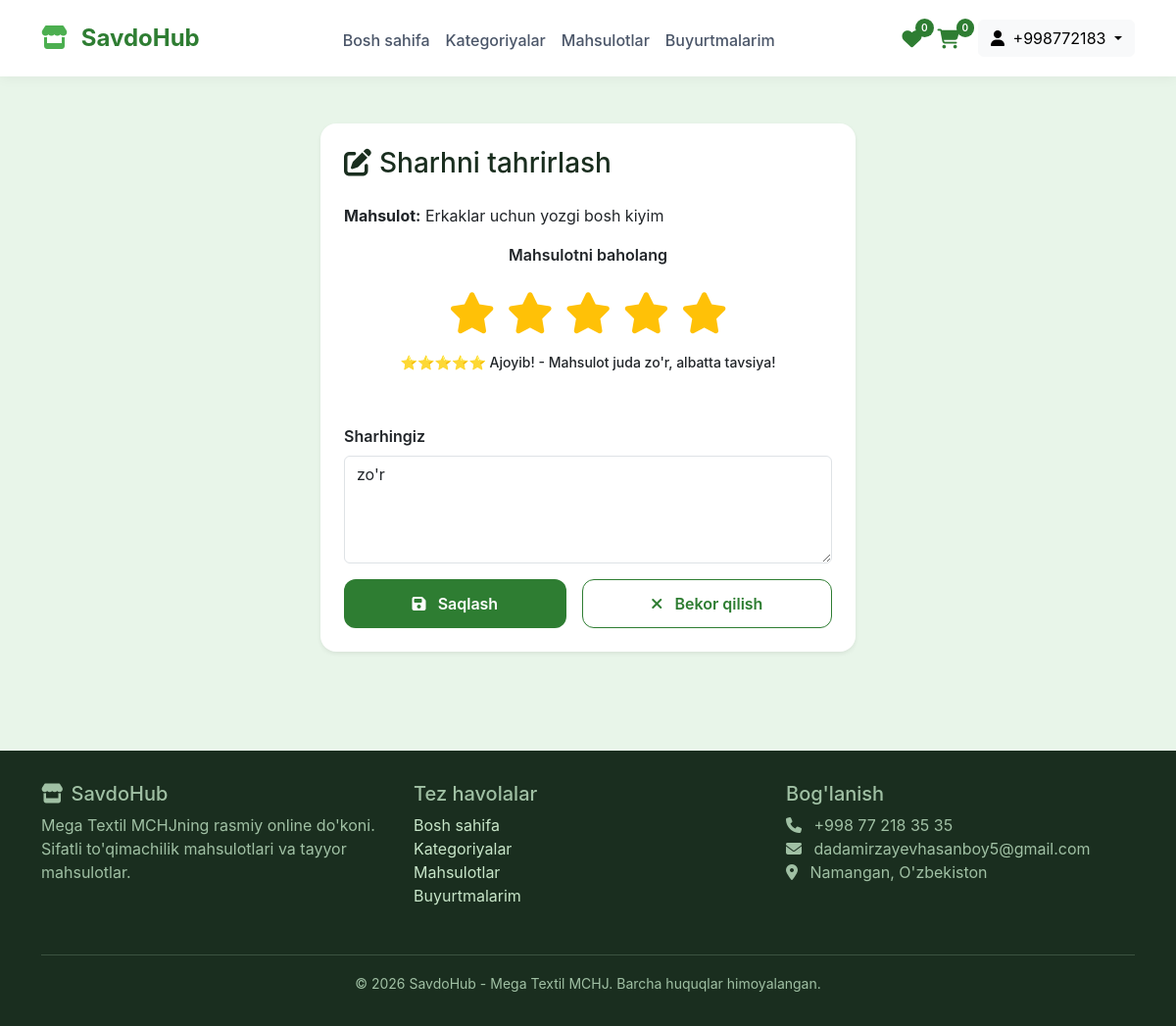
Screenshot of /review/edit/6/ (signed in) with the database file from the repository.
### accounts/models.py (models this page shows, shortened)
class User(AbstractBaseUser, PermissionsMixin):
    phone_number = models.CharField(max_length=15, unique=True)
    full_name = models.CharField(max_length=255, blank=True)
    is_active = models.BooleanField(default=False)
    is_staff = models.BooleanField(default=False)
    date_joined = models.DateTimeField(auto_now_add=True)
    objects = UserManager()
    USERNAME_FIELD = 'phone_number'
    REQUIRED_FIELDS = []

### shop/models.py (models this page shows, shortened)
class Product(models.Model):
    category = models.ForeignKey(Category, on_delete=models.CASCADE, related_name='products')
    name = models.CharField(max_length=200)
    slug = models.SlugField(unique=True)
    description = models.TextField()
    price = models.DecimalField(max_digits=10, decimal_places=2)
    old_price = models.DecimalField(max_digits=10, decimal_places=2, blank=True, null=True)
    image = models.ImageField(upload_to='products/')
    image2 = models.ImageField(upload_to='products/', blank=True, null=True)
    image3 = models.ImageField(upload_to='products/', blank=True, null=True)
    is_available = models.BooleanField(default=True)
    is_featured = models.BooleanField(default=False)
    is_new = models.BooleanField(default=False)
    created_at = models.DateTimeField(auto_now_add=True)
    class Meta:
        verbose_name = "Mahsulot"
        verbose_name_plural = "Mahsulotlar"
        ordering = ['-created_at']
    def get_absolute_url(self):
        return reverse('shop:product_detail', args=[self.category.slug, self.slug])

class Review(models.Model):
    product = models.ForeignKey(Product, on_delete=models.CASCADE, related_name='reviews')
    user = models.ForeignKey(User, on_delete=models.CASCADE, related_name='reviews')
    rating = models.IntegerField(choices=[(1, '1 ★'), (2, '2 ★'), (3, '3 ★'), (4, '4 ★'), (5, '5 ★')])
    comment = models.TextField(verbose_name="Sharh")
    created_at = models.DateTimeField(auto_now_add=True)
    updated_at = models.DateTimeField(auto_now=True)
    is_approved = models.BooleanField(default=True, verbose_name="Tasdiqlangan")
    admin_reply = models.TextField(blank=True, null=True, verbose_name="Admin javobi")
    admin_reply_at = models.DateTimeField(blank=True, null=True, verbose_name="Javob vaqti")
    is_replied = models.BooleanField(default=False, verbose_name="Javob berilgan")
    class Meta:
        verbose_name = "Sharh"
        verbose_name_plural = "Sharhlar"
        ordering = ['-created_at']
        unique_together = ['product', 'user']

### shop/views.py (the view, shortened to what this page needs)
# urls.py: path('review/edit/<int:review_id>/', views.edit_review_view, name='edit_review'),
@login_required
def edit_review_view(request, review_id):
    review = get_object_or_404(Review, id=review_id, user=request.user)
    product = review.product
    context = {
        'review': review,
        'product': product,
    }
    return render(request, 'shop/edit_review.html', context)

### shop/templates/shop/edit_review.html (shortened to what this page needs)
{% extends 'shop/base.html' %}
{% load custom_filters %}
{% block content %}
<div class="container">
    <div class="row justify-content-center">
        <div class="col-md-6">
            <div class="card border-0 shadow-sm rounded-4">
                <div class="card-body p-4">
                    <h3 class="mb-4" style="color: #1a2e1f;">
                        <i class="fas fa-edit me-2"></i>Sharhni tahrirlash
                    </h3>
                    <div class="mb-3">
                        <strong>Mahsulot:</strong> {{ product.name }}
                    </div>
                    <form method="post">
                        <div class="mb-3 text-center">
                            <label class="form-label fw-semibold mb-3 d-block">Mahsulotni baholang</label>
                            <div class="play-market-stars">
                                <div class="stars-container">
                                    <i class="{% if review.rating >= 1 %}fas{% else %}far{% endif %} fa-star" data-value="1"></i>
                                    <i class="{% if review.rating >= 2 %}fas{% else %}far{% endif %} fa-star" data-value="2"></i>
                                    <i class="{% if review.rating >= 3 %}fas{% else %}far{% endif %} fa-star" data-value="3"></i>
                                    <i class="{% if review.rating >= 4 %}fas{% else %}far{% endif %} fa-star" data-value="4"></i>
                                    <i class="{% if review.rating >= 5 %}fas{% else %}far{% endif %} fa-star" data-value="5"></i>
                                </div>
                                <div class="rating-message mt-3">
                                    <span class="rating-text">
                                        {% if review.rating == 5 %}⭐⭐⭐⭐⭐ Ajoyib! - Mahsulot juda zo'r, albatta tavsiya!
                                        {% elif review.rating == 4 %}⭐ Yaxshi - Mahsulot yoqdi, tavsiya qilaman
                                        {% elif review.rating == 3 %}⭐ O'rtacha - Yaxshi, lekin yaxshilanishi mumkin
                                        {% elif review.rating == 2 %}⭐ Yomon - Ko'p kamchiliklari bor
                                        {% elif review.rating == 1 %}⭐ Juda yomon - Mahsulot kutilganimdan past
                                        {% endif %}
                                    </span>
                                </div>
                            </div>
                        </div>
                        <div class="mb-3">
                            <label class="form-label fw-semibold">Sharhingiz</label>
                            <textarea name="comment" class="form-control" rows="4" required>{{ review.comment }}</textarea>
                        </div>
                        <div class="d-flex gap-3">
                            <button type="submit" class="btn-primary-custom flex-grow-1">
                                <i class="fas fa-save me-2"></i> Saqlash
                            </button>
                            <a href="{{ product.get_absolute_url }}" class="btn-outline-custom flex-grow-1 text-center">
                                <i class="fas fa-times me-2"></i> Bekor qilish
                            </a>
                        </div>
                    </form>
                </div>
            </div>
        </div>
    </div>
</div>
{% endblock %}

### shop/templates/shop/base.html (shortened to what this page needs)
<!DOCTYPE html>
<html lang="uz">
<head>
    <link href="https://cdn.jsdelivr.net/npm/bootstrap@5.3.0/dist/css/bootstrap.min.css" rel="stylesheet">
    <link rel="stylesheet" href="https://cdnjs.cloudflare.com/ajax/libs/font-awesome/6.5.1/css/all.min.css">
</head>
<body>
<nav class="navbar navbar-expand-lg sticky-top">
    <div class="container">
        <a class="navbar-brand" href="{% url 'shop:index' %}">
            <i class="fas fa-store"></i> SavdoHub
        </a>
        <div class="collapse navbar-collapse" id="navbarNav">
            <ul class="navbar-nav mx-auto">
                <li class="nav-item">
                    <a class="nav-link {% if request.resolver_match.url_name == 'index' %}active{% endif %}" href="{% url 'shop:index' %}">Bosh sahifa</a>
                </li>
                <li class="nav-item">
                    <a class="nav-link {% if request.resolver_match.url_name == 'categories' %}active{% endif %}" href="{% url 'shop:categories' %}">Kategoriyalar</a>
                </li>
                <li class="nav-item">
                    <a class="nav-link {% if request.resolver_match.url_name == 'product_list' %}active{% endif %}" href="{% url 'shop:product_list' %}">Mahsulotlar</a>
                </li>
                {% if user.is_authenticated %}
                <li class="nav-item">
                    <a class="nav-link {% if request.resolver_match.url_name == 'my_orders' %}active{% endif %}" href="{% url 'shop:my_orders' %}">Buyurtmalarim</a>
                </li>
                {% endif %}
            </ul>
            <div class="d-flex gap-3 align-items-center">
                <a href="{% url 'shop:wishlist' %}" class="position-relative" style="color: #2e7d32;">
                        <i class="fas fa-heart fa-lg"></i>
                        <span class="wishlist-count" id="wishlistCount" style="position: absolute; top: -8px; right: -12px; background: #2e7d32; color: white; font-size: 10px; font-weight: 600; padding: 2px 6px; border-radius: 20px;">{{ wishlist_count|default:0 }}</span>
                </a>
                <a href="{% url 'shop:cart' %}" class="cart-badge position-relative">
                    <i class="fas fa-shopping-cart fa-lg" style="color: #2e7d32; margin-right: 3px;">
                    </i>
                    <span class="cart-count" id="cartCount">{{ cart_total_items|default:0 }}</span>
                </a>
                {% if user.is_authenticated %}
                    <div class="dropdown">
                        <button class="btn btn-light dropdown-toggle" type="button" data-bs-toggle="dropdown">
                            <i class="fas fa-user me-1"></i> {{ user.phone_number|slice:":10" }}
                        </button>
                    </div>
                {% else %}
                    <a href="{% url 'accounts:login' %}" class="btn-outline-custom" style="padding: 0.5rem 1rem;">Kirish</a>
                    <a href="{% url 'accounts:register' %}" class="btn-primary-custom" style="padding: 0.5rem 1rem;">Ro'yxatdan o'tish</a>
                {% endif %}
            </div>
        </div>
    </div>
</nav>
<div class="main-container">
    {% block content %}{% endblock %}
</div>
<footer class="footer">
    <div class="container">
        <div class="row">
            <div class="col-md-4 mb-3">
                <h5><i class="fas fa-store me-2"></i>SavdoHub</h5>
                <p>Mega Textil MCHJning rasmiy online do'koni. Sifatli to'qimachilik mahsulotlari va tayyor mahsulotlar.</p>
            </div>
            <div class="col-md-4 mb-3">
                <h5>Tez havolalar</h5>
                <ul class="list-unstyled">
                    <li><a href="{% url 'shop:index' %}">Bosh sahifa</a></li>
                    <li><a href="{% url 'shop:categories' %}">Kategoriyalar</a></li>
                    <li><a href="{% url 'shop:product_list' %}">Mahsulotlar</a></li>
                    {% if user.is_authenticated %}
                    <li><a href="{% url 'shop:my_orders' %}">Buyurtmalarim</a></li>
                    {% endif %}
                </ul>
            </div>
            <div class="col-md-4 mb-3">
                <h5>Bog'lanish</h5>
                <ul class="list-unstyled">
                    <li><i class="fas fa-phone me-2"></i> +998 77 218 35 35</li>
                    <li><i class="fas fa-envelope me-2"></i> dadamirzayevhasanboy5@gmail.com</li>
                    <li><i class="fas fa-map-marker-alt me-2"></i> Namangan, O'zbekiston</li>
                </ul>
            </div>
        </div>
        <hr class="bg-secondary">
        <div class="text-center">
            <small>&copy; 2026 SavdoHub - Mega Textil MCHJ. Barcha huquqlar himoyalangan.</small>
        </div>
    </div>
</footer>
</body>
</html>

### shop/templates/shop/base.html (style rules this page uses)
* { margin: 0; padding: 0; box-sizing: border-box; }
body { background: #e8f5e9; font-family: 'Inter', -apple-system, BlinkMacSystemFont, 'Segoe UI', Roboto, sans-serif; min-height: 100vh; }
.navbar { background: #ffffff; box-shadow: 0 2px 12px rgba(0, 0, 0, 0.05); padding: 1rem 0; }
.navbar-brand { font-size: 1.5rem; font-weight: 700; color: #2e7d32 !important; text-decoration: none !important; }
.navbar-brand i { color: #4caf50; margin-right: 8px; }
.nav-link { color: #4a5568 !important; font-weight: 500; transition: color 0.2s ease; position: relative; padding-bottom: 5px; text-decoration: none !important; }
.btn-primary-custom { background: #2e7d32; color: white; border: none; padding: 0.75rem 1.5rem; border-radius: 12px; font-weight: 600; transition: all 0.2s ease; text-decoration: none !important; display: inline-block; cursor: pointer; }
.btn-outline-custom { background: transparent; border: 1.5px solid #2e7d32; color: #2e7d32; padding: 0.75rem 1.5rem; border-radius: 12px; font-weight: 600; transition: all 0.2s ease; text-decoration: none !important; display: inline-block; cursor: pointer; }
a { text-decoration: none; }
.cart-badge { position: relative; text-decoration: none !important; }
.cart-count { position: absolute; top: -8px; right: -12px; background: #2e7d32; color: white; font-size: 10px; font-weight: 600; padding: 2px 6px; border-radius: 20px; }
.main-container { min-height: calc(100vh - 160px); padding: 2rem 0; }
.footer { background: #1a2e1f; color: #a0c0a4; padding: 2rem 0; margin-top: 2rem; }
.footer a { color: #c8e6c9; text-decoration: none; }

### shop/templates/shop/edit_review.html (style rules this page uses)
.play-market-stars { text-align: center; padding: 10px 0; }
.stars-container { display: inline-flex; gap: 12px; direction: ltr; }
.stars-container i { font-size: 42px; cursor: pointer; transition: all 0.2s ease; color: #d3d3d3; }
.stars-container i:hover, .stars-container i.active { color: #ffc107; }
.rating-message { min-height: 50px; }
.rating-text { font-size: 14px; font-weight: 500; }

### rows the page displays
User: phone_number "+998772183"
Product: name "Erkaklar uchun yozgi bosh kiyim"
Review: comment "zo'r"

### other values shown
{{ wishlist_count|default:0 }} "0"
{{ cart_total_items|default:0 }} "0"
